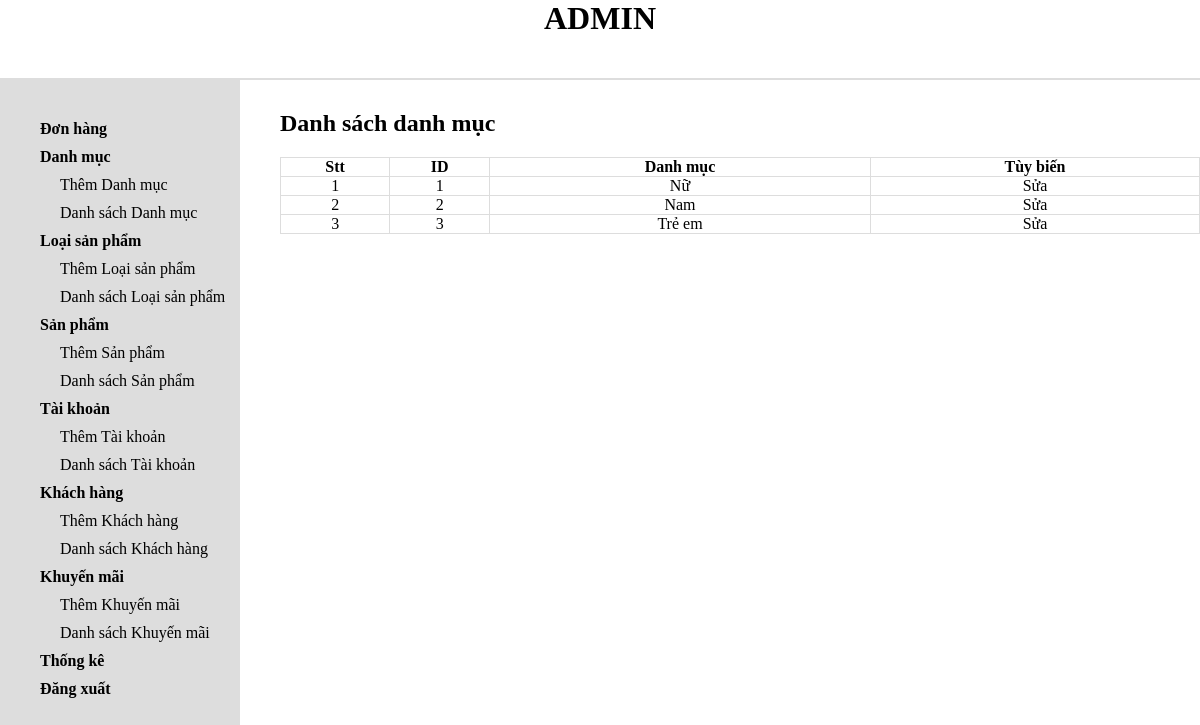
/admin/cartegorylist.php, run on the app's committed database.
### tables this page shows
CREATE TABLE `danhmuc` (
  `MaDanhMuc` int(11) NOT NULL,
  `TenDanhMuc` varchar(255) NOT NULL
);

### admin/cartegorylist.php (the view, shortened to what this page needs)
<?php
include "header.php";
include "slider.php";
$con = ketnoi();
?>
<?php
$stt = 1;
$Show_DM_Query = "SELECT * FROM `danhmuc`";
$Show_DM_Result = mysqli_query($con,$Show_DM_Query) or die(mysqli_error($con));
?>
<div class="admin-content-right">
    <div class="admin-content-right-cartegory_list">
        <h1>Danh sách danh mục</h1>
        <table>
            <tr>
                <th>Stt</th>
                <th>ID</th>
                <th>Danh mục</th>
                <th>Tùy biến</th>
            </tr>
            <?php
                while($rows = mysqli_fetch_assoc($Show_DM_Result))
                {
                    ?>
                    <tr>
                        <td><?php echo $stt; ?></td>
                        <td><?php echo $rows['MaDanhMuc']; ?></td>
                        <td><?php echo $rows['TenDanhMuc']; ?></td>
                        <td><a href="cartegoryedit.php?id=<?php echo $rows['MaDanhMuc']; ?>">Sửa</a></td>
                    </tr>
                    <?php
                    $stt++;
            }
            ?>
        </table>
    </div>
</div>
</body>
</html>

### admin/style.css (style rules this page uses)
* { margin:0; padding:0; box-sizing: border-box; color:black; outline:none; }
a { text-decoration: none; }
.admin-content-right { width:80%; padding:30px 0 0 40px; }
.admin-content-right-cartegory_list table { width:100%; text-align: center; margin-top: 20px; }
.admin-content-right-cartegory_list table tr th,td { border:1px solid #dddddd; }
table { border-collapse: collapse; }

### data on the page
danhmuc: MaDanhMuc "1", TenDanhMuc "Nữ"
danhmuc: MaDanhMuc "2", TenDanhMuc "Nam"
danhmuc: MaDanhMuc "3", TenDanhMuc "Trẻ em"
